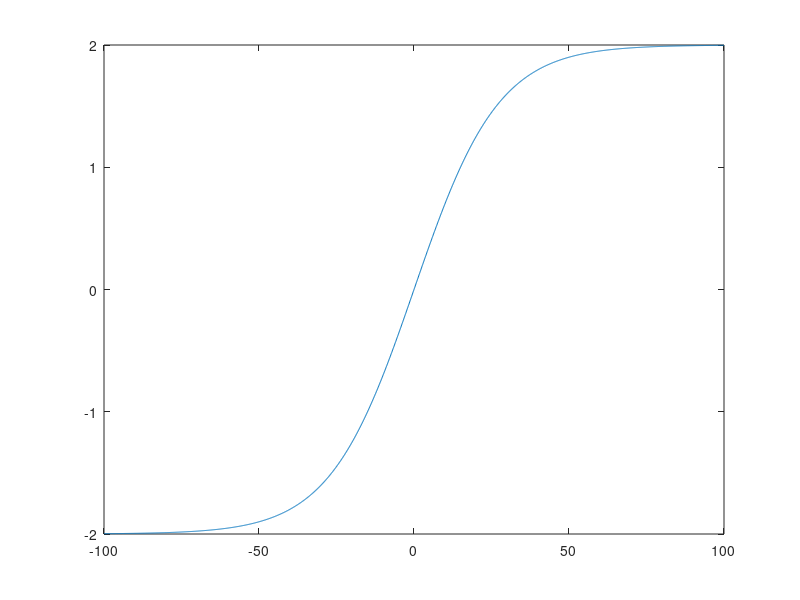
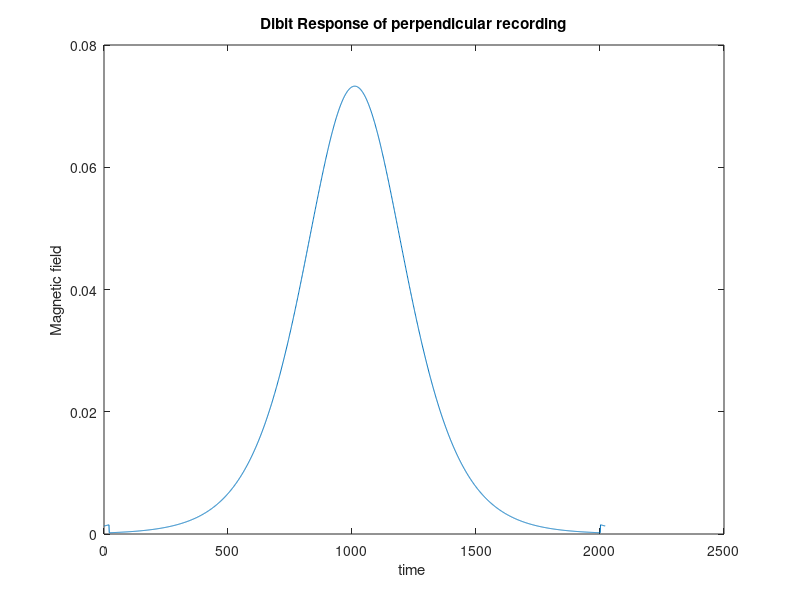
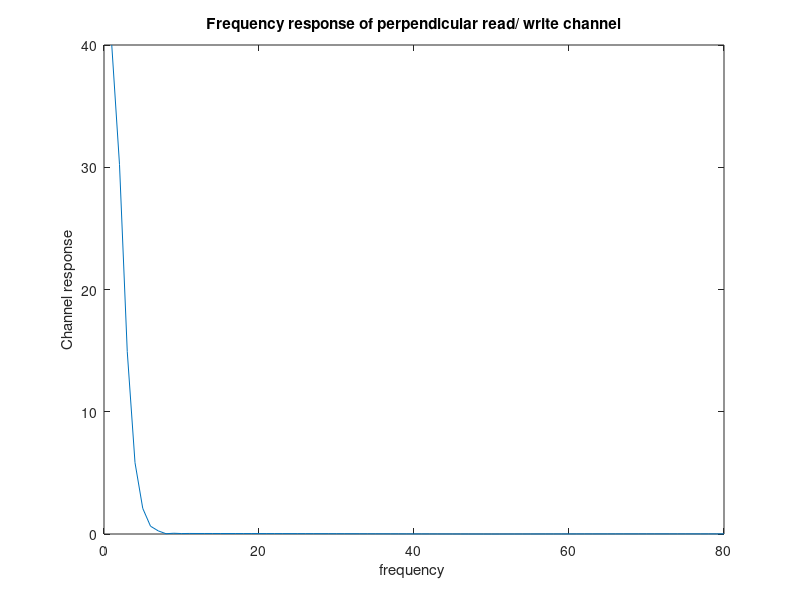

Write the MATLAB code that produced these figures, in order.
close all;
clear all;
clc;
 
%parameters initialization
count = 1;
A = 2;
Tb = 20;
T50 = 30;
 
%% Computation of Impulse Response
for t = -100:0.1:100
    
impulse(count) = A*tanh(2*t/(0.579*pi*T50));
count = count+1;
end
plot([-100:0.1:100],impulse);
 
%Compute s(t-Tb)
delayed_imp = [-A*ones(1,Tb) impulse];
 
 
impulse = [impulse A*ones(1,Tb)];
 
 
%% h(t) computation
dibit1 = (impulse - delayed_imp)/2;
 
dibit = dibit1;
 
figure
plot(dibit);
xlabel 'time ', ylabel 'Magnetic field'
title('Dibit Response of perpendicular recording');
 
chnl_freq_resp = fft(dibit);
%% Frequency response LPF
figure
axis([0 100 0 100]);
plot(abs(chnl_freq_resp(1:80)));
xlabel 'frequency ', ylabel 'Channel response'
title('Frequency response of perpendicular read/ write channel');
